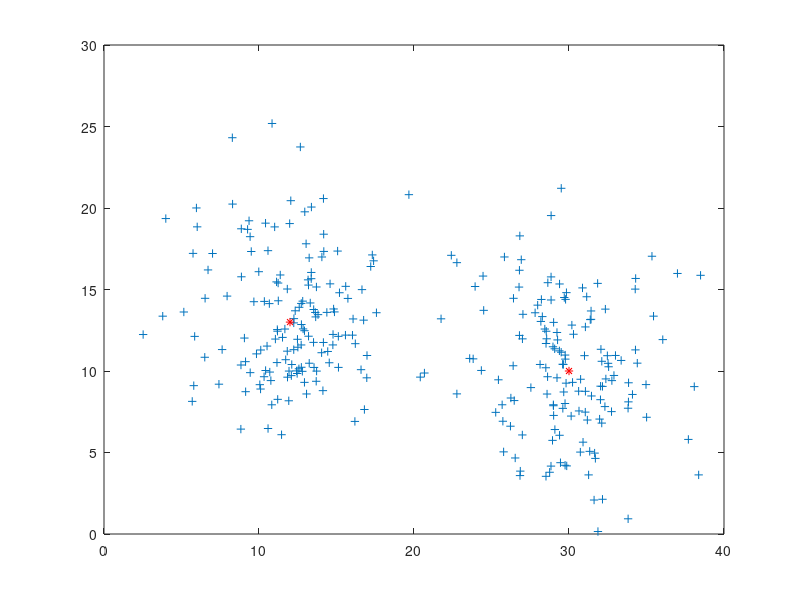

Here is the MATLAB script that generated this plot: (Note: this script raises an error after producing the figure.)
%Esempio del Mean Shift
%
%Genero dei punti da una Mistura di gaussiane 2D
clc;clear;close all;
mu1 = [12 13];
mu2 = [ 30 10];
SIGMA1 = [10  0.5;
          0.5 13];
SIGMA2 = [10 -0.6;
          -0.6 18 ];
Npoints=150;
Xi =[ mvnrnd(mu1,SIGMA1,Npoints) ;mvnrnd(mu2,SIGMA2,Npoints)];
Xi=Xi.';
Npoints=2*Npoints;

%Disegno  il punto iniziale
plot(Xi(1,:),Xi(2,:),'+');hold on;

%Disegno le Mode della distribuzione
plot(mu1(1),mu1(2),'*r');
plot(mu2(1),mu2(2),'*r');

syms x y;
Z=[x;y]
%f=exp(-x^2/2);
%df=diff(f,'x')

g=@(x)0.5*(exp(-(x^2)));
X=[30;20];
plot(X(1),X(2),'or'); hold on
h=6;

%Eseguo T iterazioni per vedere dove va il Mean shift
T=50;
t=2;
 
Xp=zeros(2,T);
Xp(:,1)=X;
plot(Xp(1,1),Xp(2,1),'og');
while t< T
   %Calcolo il Mean Shift Vector
   Circ= (Z-X).'*(Z-X)-h^2;
   ezplot(Circ,[-10^2 10^2])
   %Cerco i punti che cadono nell'IperSfera Centrata in X
   Sx=[];
   Nx=0; 
   for i=1:Npoints
        if (X-Xi(:,i)).'*(X-Xi(:,i))< h^2
            Sx=[Sx Xi(:,i)];
            Nx=Nx+1;
        end
   end
   
   X=repmat(X,1,Nx);
   %Il mean shift è un Media Locale
   MeanShift=sum(Sx-X,2)/Nx;
   %Fhu=Nx/(N*h^2*pi);
   
   Xp(:,t)=MeanShift+Xp(:,t-1);
   X=Xp(:,t);
   plot(Xp(1,1:t),Xp(2,1:t),'og-');
   t=t+1;
end

%plot(Xp(:,1),Xp(:,2),'og-');
%plot(Xp(1,1),Xp(1,2),'+r')
